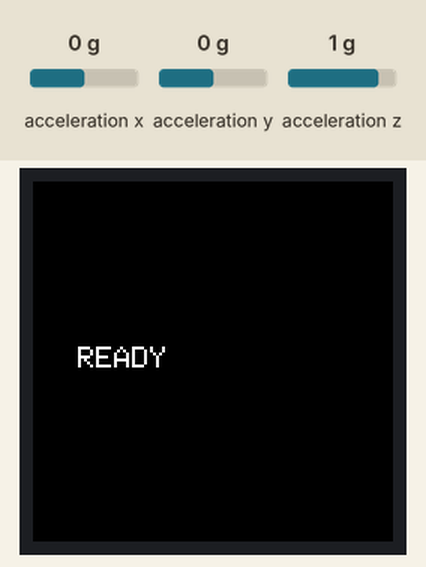
Recording of a sketch running on a simulated ESP32. Shown: 240×240 colour display. The test bench sets the inputs (shaded band); at power-on: acceleration x 0 g, acceleration y 0 g, acceleration z 1 g. WiFi joins after 1.5 s; servers stay silent unless stated; I2S audio is not simulated (input reads silence); uploads are accepted with an empty reply; what the sketch prints to the serial monitor is not drawn.

Above: at 4.1 s.
4.2 s: acceleration x set to -1.4 g
At 5.4 s:
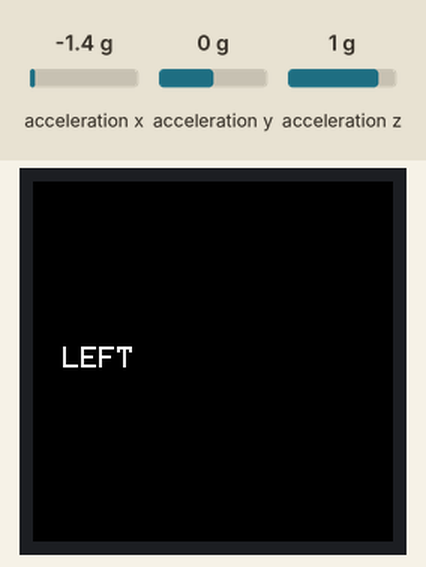
5.7 s: acceleration x set to 0 g
At 6.5 s:
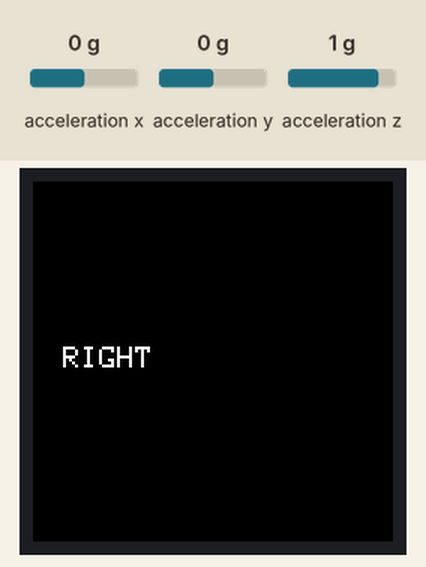
7.2 s: acceleration x set to -0.8 g
At 8.4 s:
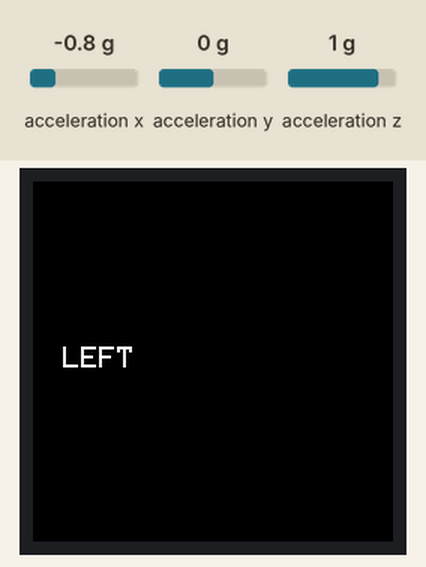
8.7 s: acceleration x set to 0.8 g
At 10.1 s:
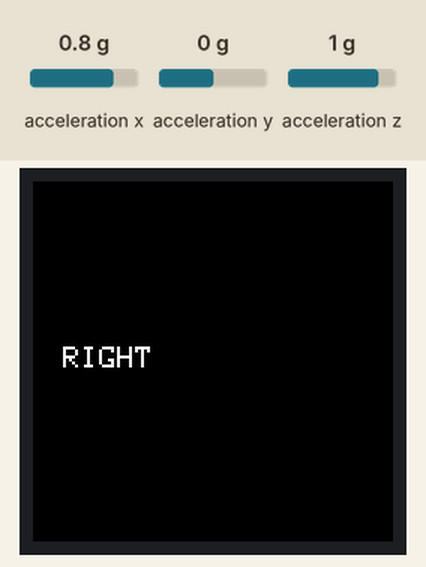
Timing chart, 0 to 11.2 s (numbered marks = the images above; inputs shaded):
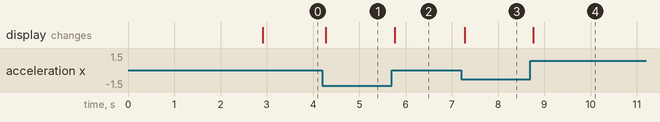

The sketch:

CaretakerApp.ino
```cpp
#include <SPI.h>
#include <Wire.h>
#include <driver/i2s.h>
#include <ArduinoJson.h>

#include <WiFi.h>
#include <HTTPClient.h>

#include <Adafruit_GFX.h>
#include <Adafruit_GC9A01A.h>
#include <Adafruit_Sensor.h>
#include <Adafruit_ADXL345_U.h>

/* ================= CONFIG ================= */
#define WIFI_SSID "WIFI-NAME"
#define WIFI_PASSWORD "WIFI-PASSWORD"
#define SERVER_URL "http://ADD-IP-ADDRESS-HERE/alert"
#define FIREBASE_DATABASE_URL "ADD URL HERE INSIDE QUOTES"

/* ================= DISPLAY ================= */
#define TFT_CS   5
#define TFT_DC   2
#define TFT_RST  4
Adafruit_GC9A01A tft(TFT_CS, TFT_DC, TFT_RST);

/* ================= SPI ================= */
#define SPI_SCK  18
#define SPI_MOSI 23

/* ================= I2C (ADXL345) ================= */
#define I2C_SDA 21
#define I2C_SCL 22
Adafruit_ADXL345_Unified accel = Adafruit_ADXL345_Unified(123);
bool accelAvailable = false;

/* ================= I2S (INMP441) ================= */
#define I2S_PORT I2S_NUM_0
#define PIN_BCLK 26
#define PIN_WS   25
#define PIN_DIN  33

/* ================= AUDIO ================= */
#define SAMPLE_RATE 16000
#define BUFFER_SIZE 256

/* ================= CLAP DETECTION ================= */
#define CLAP_THRESHOLD      4500
#define CLAP_COOLDOWN_MS    120
#define CLAP_WINDOW_MS      600

unsigned long lastClapTime = 0;
unsigned long clapWindowStart = 0;
int clapCount = 0;

/* ================= GESTURE (ADXL345) ================= */
#define JERK_THRESHOLD        6.0    // m/s^2 change to count as jerk; tune
#define JERK_COOLDOWN_MS      800

float lastAccelX = 0.0f;
unsigned long lastJerkTime = 0;

/* ================= ACKNOWLEDGMENT ================= */
#define ACK_CHECK_INTERVAL 2000  // Check every 2 seconds
unsigned long lastAckCheckTime = 0;
bool lastAckState = false;
String lastAlertKey = "";

/* ================= WIFI helper ================= */
void connectWiFi() {
  Serial.print("Connecting WiFi ");
  WiFi.mode(WIFI_STA);
  WiFi.begin(WIFI_SSID, WIFI_PASSWORD);
  unsigned long start = millis();
  while (WiFi.status() != WL_CONNECTED) {
    delay(300);
    Serial.print(".");
    if (millis() - start > 10000) {
      Serial.println("\nWiFi timeout");
      return;
    }
  }
  Serial.println("\nWiFi connected: " + WiFi.localIP().toString());
}

/* ================= ALERT ================= */
void sendAlert(const char* type) {
  Serial.print("Sending alert: ");
  Serial.println(type);

  HTTPClient http;
  http.begin(SERVER_URL);
  http.addHeader("Content-Type", "application/json");
  String payload = "{\"type\":\"" + String(type) + "\",\"deviceId\":\"wearable_01\"}";
  int code = http.POST(payload);
  Serial.print("HTTP POST code: ");
  Serial.println(code);
  http.end();

  // Reset acknowledgment tracking when new alert is sent
  lastAckState = false;
  lastAlertKey = "";
}

/* ================= GESTURE HANDLER ================= */
void handleGesture(float ax) {
  unsigned long now = millis();
  float jerk = ax - lastAccelX;

  if (fabs(jerk) > JERK_THRESHOLD && (now - lastJerkTime) > JERK_COOLDOWN_MS) {
    lastJerkTime = now;
    if (jerk > 0) {
      Serial.println("RIGHT JERK");
      tft.fillScreen(0x0000);
      tft.setCursor(20, 110);
      tft.setTextColor(0xFFFF);
      tft.setTextSize(2);
      tft.println("RIGHT");
      sendAlert("GESTURE_RIGHT");
    } else {
      Serial.println("LEFT JERK");
      tft.fillScreen(0x0000);
      tft.setCursor(20, 110);
      tft.setTextColor(0xFFFF);
      tft.setTextSize(2);
      tft.println("LEFT");
      sendAlert("GESTURE_LEFT");
    }
  }

  lastAccelX = ax;
}

/* ================= ACKNOWLEDGMENT CHECK ================= */
bool checkAcknowledgment() {
  String url = String(FIREBASE_DATABASE_URL) + "/alerts.json?orderBy=\"deviceId\"&equalTo=\"wearable_01\"&limitToLast=1";
  HTTPClient http;
  http.begin(url);

  int code = http.GET();
  if (code == 200) {
    String response = http.getString();

    StaticJsonDocument<1024> doc;
    DeserializationError error = deserializeJson(doc, response);

    if (!error) {
      JsonObject obj = doc.as<JsonObject>();
      for (JsonPair kv : obj) {
        String alertKey = String(kv.key().c_str());
        JsonObject alertData = kv.value().as<JsonObject>();

        if (alertData.containsKey("acknowledged") && alertData["acknowledged"] == true) {
          lastAlertKey = alertKey;
          http.end();
          return true;
        }
      }
    }
  }
  http.end();
  return false;
}

/* ================= ACKNOWLEDGMENT DISPLAY ================= */
void showAcknowledgmentMessage() {
  tft.fillScreen(0x0000);
  tft.setTextColor(0x07E0);  // Green color (RGB565)
  tft.setTextSize(2);
  tft.setCursor(15, 80);
  tft.println("ON THE");
  tft.setCursor(40, 110);
  tft.println("WAY");
  Serial.println("Acknowledgment received!");
}

/* ================= SETUP ================= */
void setup() {
  Serial.begin(115200);
  delay(1200);
  Serial.println("BOOT");

  connectWiFi();

  // SPI + TFT
  SPI.begin(SPI_SCK, -1, SPI_MOSI, TFT_CS);
  Serial.println("SPI started");
  tft.begin();
  tft.fillScreen(0x0000);
  tft.setTextColor(0xFFFF);
  tft.setTextSize(2);
  tft.setCursor(30, 110);
  tft.println("READY");

  // I2C + ADXL345
  Wire.begin(I2C_SDA, I2C_SCL);
  delay(50);
  Serial.println("I2C started (SDA=" + String(I2C_SDA) + " SCL=" + String(I2C_SCL) + ")");
  if (!accel.begin()) {
    Serial.println("WARNING: ADXL345 init FAILED");
    accelAvailable = false;
  } else {
    accelAvailable = true;
    accel.setRange(ADXL345_RANGE_16_G);
    // initialize lastAccelX to current reading
    sensors_event_t evt;
    accel.getEvent(&evt);
    lastAccelX = evt.acceleration.x;
    Serial.println("ADXL345 OK, lastAccelX=" + String(lastAccelX));
  }

  // I2S init (disable MCLK)
  i2s_config_t cfg = {
    .mode = (i2s_mode_t)(I2S_MODE_MASTER | I2S_MODE_RX),
    .sample_rate = SAMPLE_RATE,
    .bits_per_sample = I2S_BITS_PER_SAMPLE_32BIT,
    .channel_format = I2S_CHANNEL_FMT_ONLY_LEFT,
    .communication_format = I2S_COMM_FORMAT_I2S,
    .intr_alloc_flags = ESP_INTR_FLAG_LEVEL1,
    .dma_buf_count = 4,
    .dma_buf_len = BUFFER_SIZE,
    .use_apll = false,
    .fixed_mclk = 0
  };

  i2s_pin_config_t pins = {
    .bck_io_num = PIN_BCLK,
    .ws_io_num = PIN_WS,
    .data_out_num = I2S_PIN_NO_CHANGE,
    .data_in_num = PIN_DIN
  };

  esp_err_t r = i2s_driver_install(I2S_PORT, &cfg, 0, NULL);
  if (r != ESP_OK) Serial.printf("i2s_driver_install failed: %d\n", r);
  r = i2s_set_pin(I2S_PORT, &pins);
  if (r != ESP_OK) Serial.printf("i2s_set_pin failed: %d\n", r);

  Serial.println("SYSTEM READY");
}

/* ================= LOOP ================= */
void loop() {
  unsigned long now = millis();

  // ---- MIC / CLAP ----
  static int32_t samples[BUFFER_SIZE];
  size_t bytesRead = 0;

  if (i2s_read(I2S_PORT, samples, sizeof(samples), &bytesRead, 0) == ESP_OK && bytesRead > 0) {
    int count = bytesRead / sizeof(int32_t);
    long sum = 0;
    for (int i = 0; i < count; ++i) {
      sum += abs(samples[i] >> 14);
    }
    int energy = (count > 0) ? (sum / count) : 0;

    // clap detection
    if (energy > CLAP_THRESHOLD && (now - lastClapTime) > CLAP_COOLDOWN_MS) {
      lastClapTime = now;
      if (clapCount == 0) clapWindowStart = now;
      clapCount++;
      Serial.print("CLAP ");
      Serial.println(clapCount);
    }

    // evaluate pattern
    if (clapCount > 0 && (now - clapWindowStart) > CLAP_WINDOW_MS) {
      if (clapCount == 2) {
        Serial.println("DOUBLE CLAP");
        tft.fillScreen(0x0000);
        tft.setCursor(10, 110);
        tft.setTextColor(0xFFFF);
        tft.setTextSize(2);
        tft.println("DOUBLE CLAP");
        sendAlert("DOUBLE_CLAP");
      } else if (clapCount >= 3) {
        Serial.println("TRIPLE CLAP");
        tft.fillScreen(0x0000);
        tft.setCursor(10, 110);
        tft.setTextColor(0xFFFF);
        tft.setTextSize(2);
        tft.println("TRIPLE CLAP");
        sendAlert("TRIPLE_CLAP");
      }
      clapCount = 0;
    }
  }

  // ---- ACCEL / GESTURE ----
  if (accelAvailable) {
    sensors_event_t evt;
    accel.getEvent(&evt);
    handleGesture(evt.acceleration.x);
  }

  // ---- CHECK FOR ACKNOWLEDGMENT ----
  if (now - lastAckCheckTime >= ACK_CHECK_INTERVAL) {
    lastAckCheckTime = now;
    bool isAcknowledged = checkAcknowledgment();

    if (isAcknowledged && !lastAckState) {
      lastAckState = true;
      showAcknowledgmentMessage();
    }
  }

  delay(10);
}
```

Measured:
- after the input at 4.2 s, the display: changes after 0.07 s (image 1)
- after the input at 5.7 s, the display: changes after 0.06 s (image 2)
- after the input at 7.2 s, the display: changes after 0.08 s (image 3)
- after the input at 8.7 s, the display: changes after 0.07 s (image 4)
